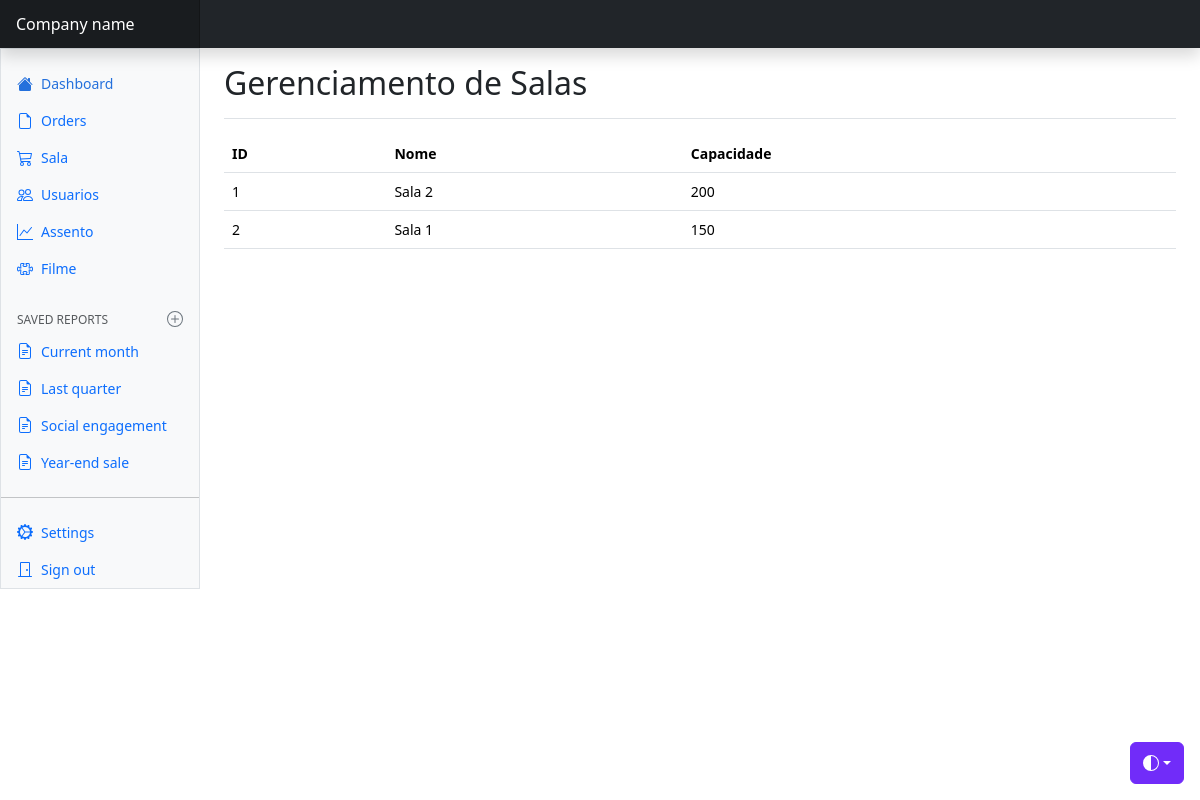
Page /views/sala/index.php on the earlier database version.
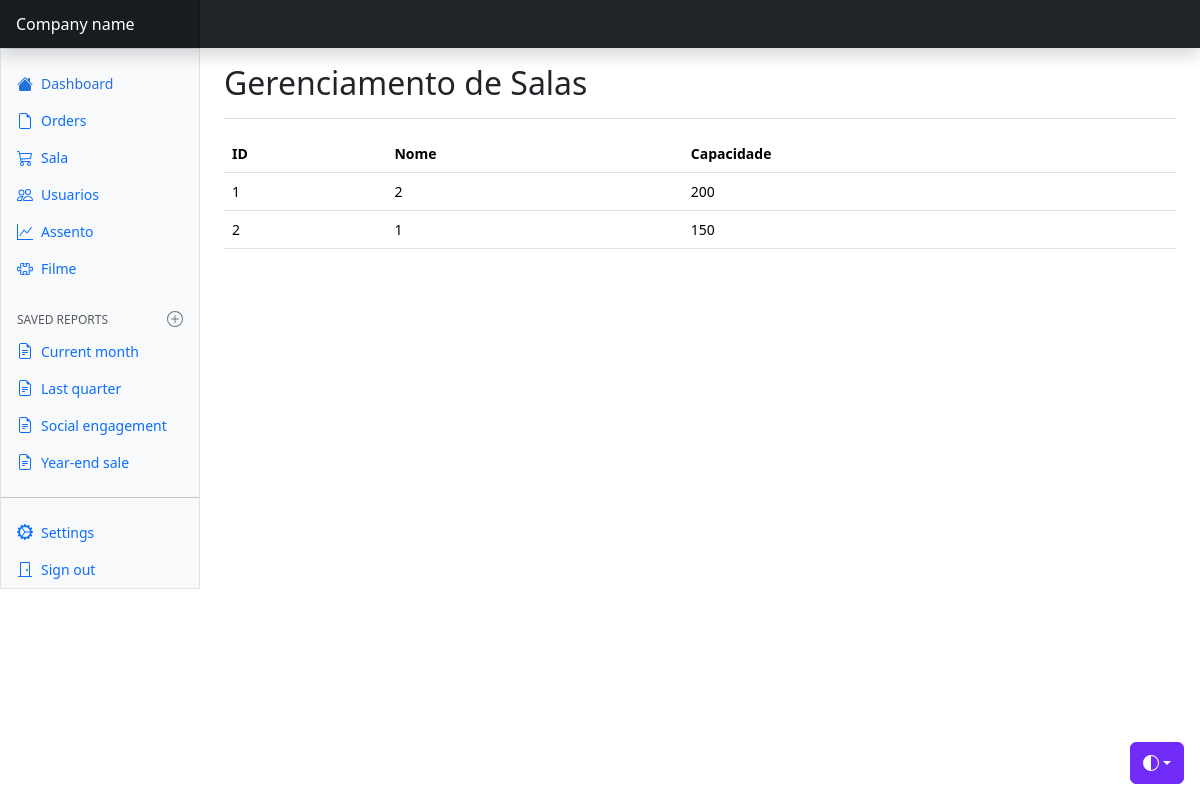
Same page on the later database version.
### tables this page shows
CREATE TABLE `sala` (
  `id_sala` int NOT NULL AUTO_INCREMENT,
  `nome` varchar(45) DEFAULT NULL,
  `capacidade` int DEFAULT NULL,
  PRIMARY KEY (`id_sala`)
);

### config/BD.php (called while the page is built)
<?php
    class BD {
        public static function getConexao() {
            $conn = new PDO(
                "mysql:host=localhost;dbname=cinecat",
                "root",
                "root"
            );
            return $conn;
        }
    }

### model/dao/SalaDAO.php (called while the page is built)
<?php
    class SalaDAO {
        public function read() {
            try {
                $query = BD::getConexao()->prepare("SELECT * FROM sala");
                if(!$query->execute()) {
                    print_r($query->errorInfo());
                }
                $listaSala = array();
                foreach($query->fetchAll(PDO::FETCH_ASSOC) as $linha) {
                    $sala = new Sala();
                    $sala->setId($linha['id_sala']);
                    $sala->setNome($linha['nome']);
                    $sala->setCapacidade($linha['capacidade']);
                    array_push($listaSala, $sala);
                }
                return $listaSala;
            }
            catch(PDOException $e) {
                echo "Erro #2: " . $e->getMessage();
            }
        }
    }
?>

### model/bean/Sala.php (called while the page is built)
<?php
    class Sala{
        private $id;
        private $nome;
        private $capacidade;
        public function getId(){
            return $this->id;
        }
        public function setId($id){
            $this->id = $id;
        }
        public function getNome(){
            return $this->nome;
        }
        public function setNome($nome){
            $this->nome = $nome;
        }
        public function getCapacidade(){
            return $this->capacidade;
        }
        public function setCapacidade($capacidade){
            $this->capacidade = $capacidade;
        }
    }

### views/sala/index.php (the view, shortened to what this page needs)
<?php
    $dao = new SalaDAO();
?>
<!doctype html>
<html lang="en" data-bs-theme="auto">
  <head>
    <link href="../../css/bootstrap.min.css" rel="stylesheet" />
    <link href="../../css/dashboard.css" rel="stylesheet" />
  </head>
  <body>
    <div
      class="dropdown position-fixed bottom-0 end-0 mb-3 me-3 bd-mode-toggle"
    >
      <button
        class="btn btn-bd-primary py-2 dropdown-toggle d-flex align-items-center"
        id="bd-theme"
        type="button"
        aria-expanded="false"
        data-bs-toggle="dropdown"
        aria-label="Toggle theme (auto)"
      >
        <svg class="bi my-1 theme-icon-active" aria-hidden="true">
          <use href="#circle-half"></use>
        </svg>
      </button>
    </div>
    <header
      class="navbar sticky-top bg-dark flex-md-nowrap p-0 shadow"
      data-bs-theme="dark"
    >
      <a
        class="navbar-brand col-md-3 col-lg-2 me-0 px-3 fs-6 text-white"
        href="#"
        >Company name</a
      >
    </header>
    <div class="container-fluid">
      <div class="row">
        <div
          class="sidebar border border-right col-md-3 col-lg-2 p-0 bg-body-tertiary"
        >
          <div
            class="offcanvas-md offcanvas-end bg-body-tertiary"
            tabindex="-1"
            id="sidebarMenu"
            aria-labelledby="sidebarMenuLabel"
          >
            <?php include "../menu/navbar.php" ?>
          </div>
        </div>
        <main class="col-md-9 ms-sm-auto col-lg-10 px-md-4">
          <div
            class="d-flex justify-content-between flex-wrap flex-md-nowrap align-items-center pt-3 pb-2 mb-3 border-bottom"
          >
            <h1 class="h2">Gerenciamento de Salas</h1>
          </div>
          <div class="table-responsive small">
            <table class="table table-hover">
                <tr>
                    <th>ID</th>
                    <th>Nome</th>
                    <th>Capacidade</th>
                </tr>
                <?php foreach($dao->read() as $sala) : ?>
                    <tr>
                        <td><?= $sala->getId() ?></td>
                        <td><?= $sala->getNome() ?></td>
                        <td><?= $sala->getCapacidade() ?></td>
                    </tr>
                <?php endforeach ?>
            </table>
          </div>
        </main>
      </div>
    </div>
  </body>
</html>

Differences in the rows shown:
changed sala id 1: nome "Sala 2" → "2"
changed sala id 2: nome "Sala 1" → "1"
